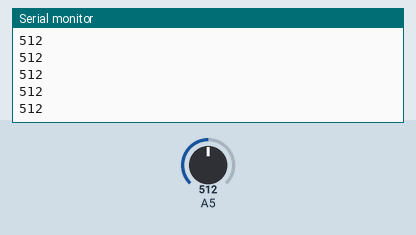
Simulated run of this sketch. Board: Arduino Uno, built with avr-gcc and run on an emulated ATmega328P. Shown: the last lines printed to the serial monitor. Inputs (shaded band) come from the test bench; at power-on: A5 = 512.

Above: at 1.2 s.
1.3 s: A5 set to 716
At 1.32 s:
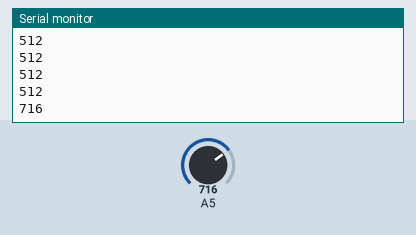
2.8 s: A5 set to 900
At 2.83 s:
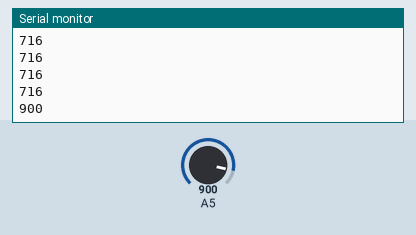
Timing chart, 0 to 5.8 s (numbered marks = the images above; inputs shaded):
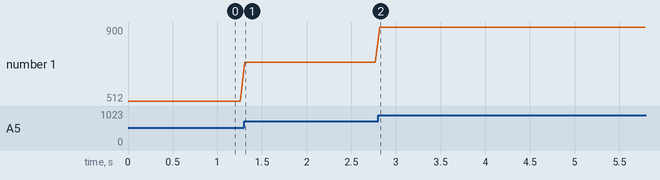

Measured:
- after the input at 1.3 s, the serial monitor: prints a new line at once (image 1)
- after the input at 2.8 s, the serial monitor: prints a new line at once (image 2)
- plotted number 1: 512 → 716 after the input at 1.3 s, 716 → 900 after the input at 2.8 s

The sketch:

irDistSens.ino
```cpp
void setup(){
  Serial.begin(9600);

}

void loop(){
  int senVal = analogRead(A5);
  map(senVal,306, 315, 0, 1024);
  Serial.println(senVal);
  delay(50);
}
```
